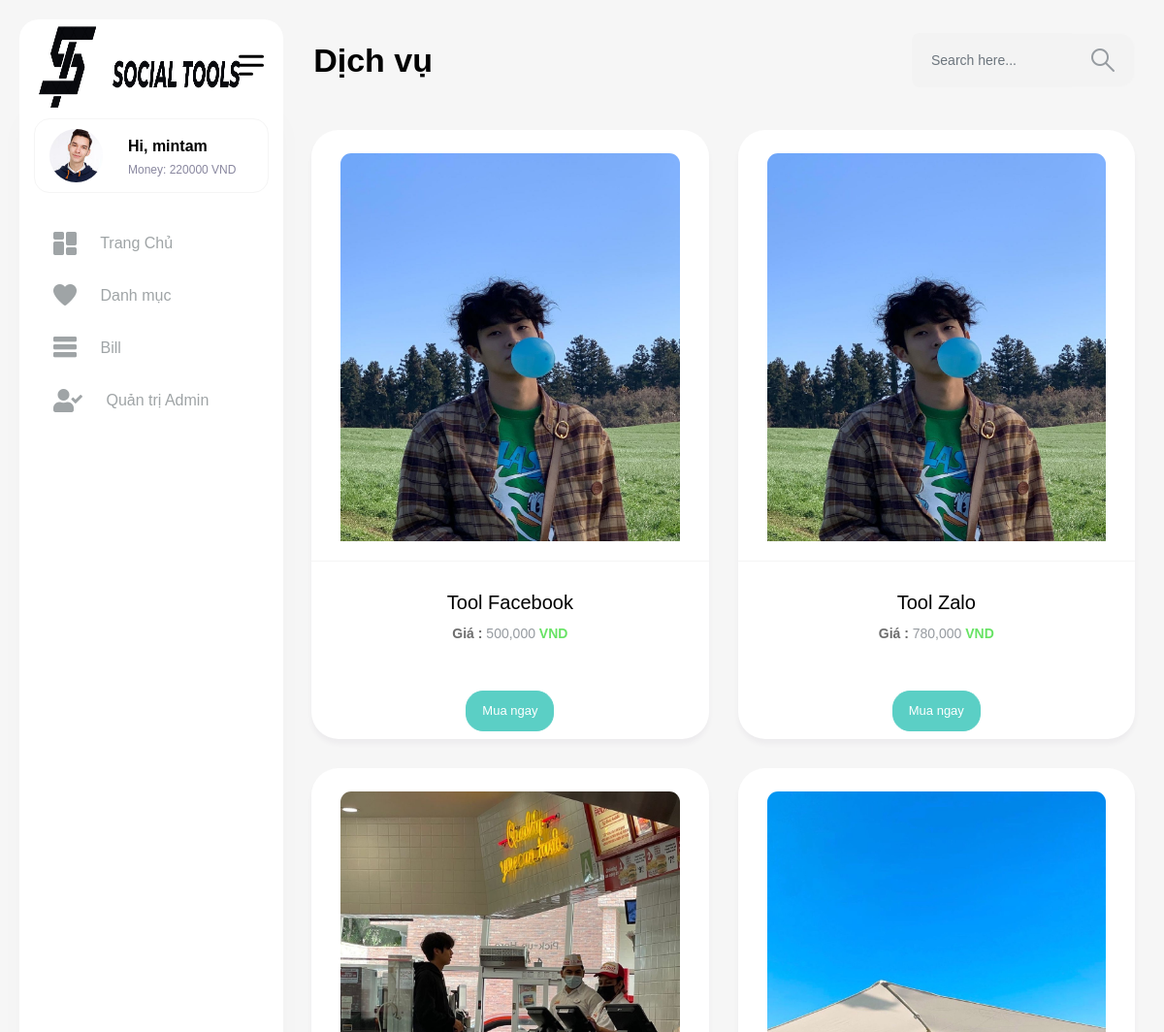
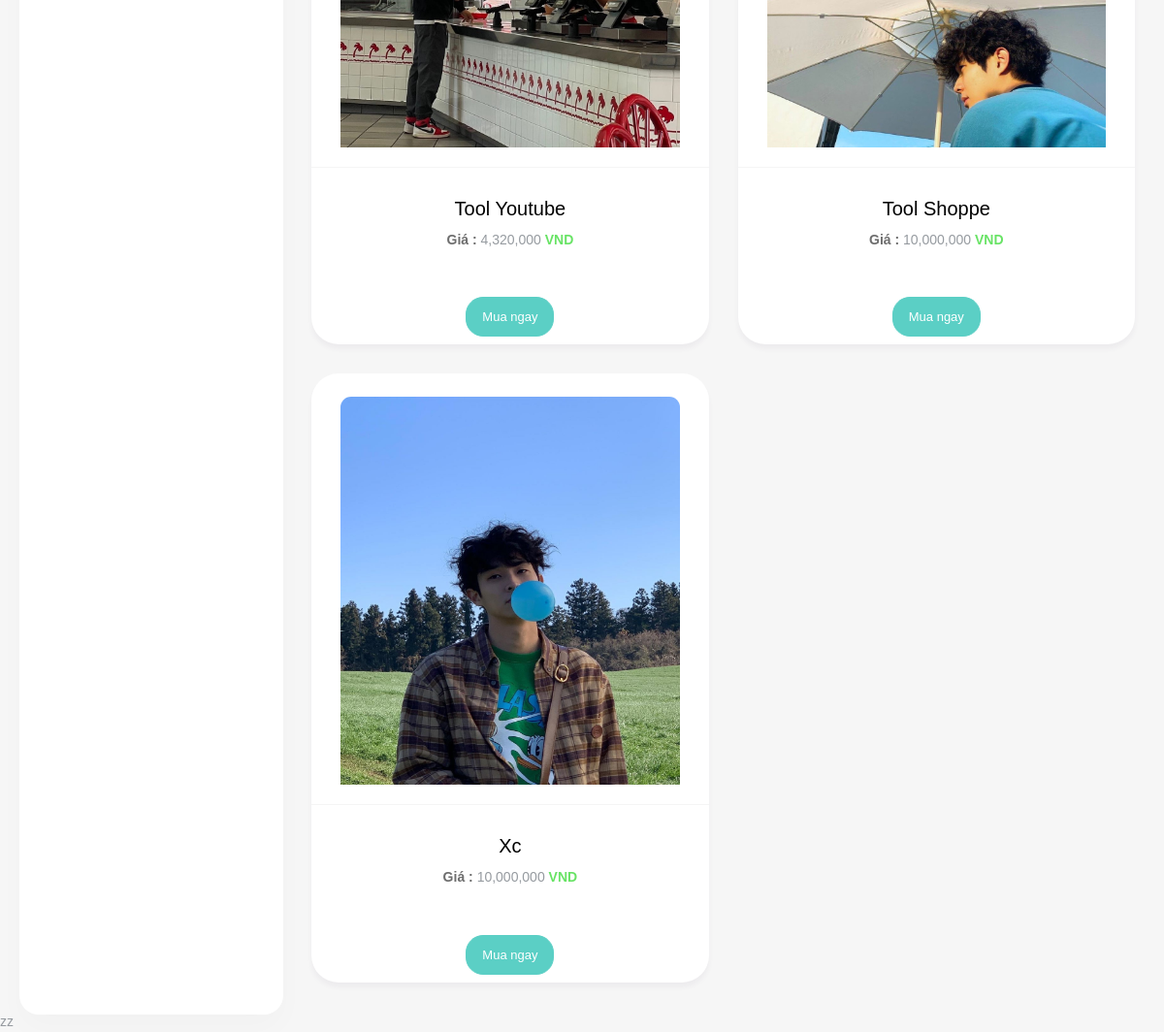
The app's page /view/index.php (signed in) with its own data (2 pictures, top to bottom).
### tables this page shows
CREATE TABLE `user` (
  `id_user` int(11) NOT NULL,
  `ten_user` varchar(255) NOT NULL,
  `pass` varchar(255) NOT NULL,
  `email` varchar(255) NOT NULL,
  `money` int(11) NOT NULL DEFAULT 0,
  `total_money` int(11) NOT NULL DEFAULT 0,
  `role` tinyint(4) NOT NULL DEFAULT 0
);

CREATE TABLE `phanmem` (
  `id_phanmem` int(11) NOT NULL,
  `ten_phanmem` varchar(255) NOT NULL,
  `img` varchar(255) NOT NULL,
  `price` int(11) NOT NULL,
  `link` varchar(255) NOT NULL,
  `des` varchar(10000) DEFAULT NULL,
  `id_danhmuc` int(11) NOT NULL
);

### model/pdo.php (called while the page is built, shortened)
<?php
function pdo_get_connection(){
    $servername = "localhost";
    $username = "root";
    $password = "";
    try {
        $conn = new PDO("mysql:host=$servername;dbname=duan1", $username, $password);
        $conn->setAttribute(PDO::ATTR_ERRMODE, PDO::ERRMODE_EXCEPTION);
        return $conn;
    } catch(PDOException $e) {
        echo "Connection failed: " . $e->getMessage();
    }
}
function pdo_query($sql){
    $sql_args=array_slice(func_get_args(),1);
    try{
        $conn=pdo_get_connection();
        $stmt=$conn->prepare($sql);
        $stmt->execute($sql_args);
        $rows=$stmt->fetchAll();
        return $rows;
    }
    catch(PDOException $e){
        throw $e;
    }
    finally{
        unset($conn);
    }
}
function pdo_query_one($sql){
    $sql_args=array_slice(func_get_args(),1);
    try{
        $conn=pdo_get_connection();
        $stmt=$conn->prepare($sql);
        $stmt->execute($sql_args);
        $row=$stmt->fetch(PDO::FETCH_ASSOC);
        return $row;
    }
    catch(PDOException $e){
        throw $e;
    }
    finally{
        unset($conn);
    }
}
?>

### model/taikhoan.php (called while the page is built, shortened)
<?php
function load_one_user($id_user) {
    $sql = "select * from `user` where `id_user`= '{$id_user}'";
    $one_user = pdo_query_one($sql);
    return $one_user;
}
?>

### model/phanmem.php (called while the page is built, shortened)
<?php
    function loadall_phanmem(){
        $sql = "SELECT * FROM `phanmem`";
        $listphanmem = pdo_query($sql);
        return $listphanmem;
    }
?>

### View/home.php (the view, shortened to what this page needs)
<div class="content-body">
                <div class="container-fluid">
					<div class="row">
 					<?php
						foreach ($listphanmem as $phanmem ){
							extract($phanmem);
						?>
							<div class="col-xl-6">
									<div class="card text-center">
										<a href="index.php?act=ctphanmem&id_phanmem=<?php echo $id_phanmem ?>">
											<div class="card-header">
												<img class="card-img-top img-fluid" src="<?php echo $phanmem[2] ?>" style="width: 700px; height: 400px;" alt="Card image cap">
											</div>
											<div class="card-body">
											<b><h5 class="card-title"><?php echo $ten_phanmem ?></h5></b>
											<p class=""><b class="text-dark">Giá : </b> <?php echo number_format($price)?> <b class="text-success">VND</b></p>
											</div>
										</a>
										<div class="card-title">
										<input type="submit" value="Mua ngay" name="muangay" class="btn btn-primary btn-mua">
										</div>
									</div>
							</div>
						<?php
						}
						?>
                </div>
    		</div>
		</div>

### View/header.php (shortened to what this page needs)
<?php
	extract($_SESSION['user']);
	$one_user = load_one_user($id_user);
    if(is_array($one_user)){
        extract($one_user);
    }
?>
<!DOCTYPE html>
<html lang="en">
<head>
	<link href="../vendor/jquery-nice-select/css/nice-select.css" rel="stylesheet">
	<link rel="stylesheet" href="../vendor/nouislider/nouislider.min.css">
    <link href="../css/style.css" rel="stylesheet">
	<link rel="stylesheet" href="https://cdn.jsdelivr.net/npm/sweetalert2@11">
</head>
<body>
    <div id="main-wrapper">
        <div class="nav-header">
            <a href="index.php" class="brand-logo">
				<img src="../img/logo7.png" alt="" viewbox="0 0 0 0"  width="60" height="100" >
				<img src="../img/logo8.png" alt=""  class="brand-title" width="135" height="60" margin="0px" >
            </a>
            <div class="nav-control">
                <div class="hamburger">
                    <span class="line"></span><span class="line"></span><span class="line"></span>
                </div>
            </div>
        </div>
        <div class="header">
            <div class="header-content">
                <nav class="navbar navbar-expand">
                    <div class="collapse navbar-collapse justify-content-between">
                        <div class="header-left">
							<div class="dashboard_bar">
                                Dịch vụ
                            </div>
                        </div>
                        <ul class="navbar-nav header-right">
							<li class="nav-item">
								<div class="input-group search-area">
									<input type="text" class="form-control" placeholder="Search here...">
									<span class="input-group-text"><a href="javascript:void(0)"><i class="flaticon-381-search-2"></i></a></span>
								</div>
							</li>
                        </ul>
                    </div>
				</nav>
			</div>
		</div>
        <div class="dlabnav">
            <div class="dlabnav-scroll">
				<ul class="metismenu" id="menu">
					<li class="dropdown header-profile">
						<a class="nav-link" href="javascript:void(0);" role="button" data-bs-toggle="dropdown">
							<img src="../images/profile/pic1.jpg" width="20" alt="">
							<div class="header-info ms-3">
								<span class="font-w600 ">Hi, <b><?php echo $ten_user ?></b></span>
								<small class="text-end font-w400">Money: <?php echo $money ?> VND</small>
							</div>
						</a>
					</li>
                    <li><a class="" href="index.php" >
							<i class="flaticon-025-dashboard"></i>
							<span class="nav-text">Trang Chủ</span>
						</a>
					</li>
					<li><a class="" href="index.php?act=danhmuc" >
							<i class="flaticon-045-heart"></i>
							<span class="nav-text">Danh mục</span>
						</a>
                    </li>
					<li><a class="" href="index.php?act=bill" >
							<i class="flaticon-043-menu"></i>
							<span class="nav-text">Bill</span>
						</a>
                    </li>
					<?php if($_SESSION['user']['role']==1){?>
                            <li><a href="../admin/index.php">
								<i class="fas fa-user-check"></i>
								<span class="nav-text">Quản trị Admin</span>
							</a></li>
                    <?php } ?>
                </ul>
			</div>
        </div>

### records on screen
user: ten_user "mintam", money "220000"
phanmem: img (picture), ten_phanmem "Tool Facebook", price "500,000"
phanmem: img (picture), ten_phanmem "Tool Zalo", price "780,000"
phanmem: img (picture), ten_phanmem "Tool Youtube", price "4,320,000"
phanmem: img (picture), ten_phanmem "Tool Shoppe", price "10,000,000"
phanmem: img (picture), ten_phanmem "Xc", price "10,000,000"
